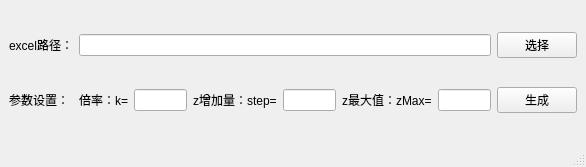
<?xml version="1.0" encoding="UTF-8"?>
<ui version="4.0">
 <class>MainWindow</class>
 <widget class="QMainWindow" name="MainWindow">
  <property name="geometry">
   <rect>
    <x>0</x>
    <y>0</y>
    <width>586</width>
    <height>167</height>
   </rect>
  </property>
  <property name="windowTitle">
   <string>MainWindow</string>
  </property>
  <widget class="QWidget" name="centralwidget">
   <layout class="QGridLayout" name="gridLayout">
    <item row="0" column="0">
     <widget class="QLabel" name="label">
      <property name="text">
       <string>excel路径：</string>
      </property>
     </widget>
    </item>
    <item row="0" column="1" colspan="6">
     <widget class="QLineEdit" name="excelPath"/>
    </item>
    <item row="0" column="7">
     <widget class="QPushButton" name="chooseExcel">
      <property name="text">
       <string>选择</string>
      </property>
     </widget>
    </item>
    <item row="1" column="0">
     <widget class="QLabel" name="label_2">
      <property name="text">
       <string>参数设置：</string>
      </property>
     </widget>
    </item>
    <item row="1" column="1">
     <widget class="QLabel" name="label_3">
      <property name="text">
       <string>倍率：k=</string>
      </property>
     </widget>
    </item>
    <item row="1" column="2">
     <widget class="QLineEdit" name="kLineEdit"/>
    </item>
    <item row="1" column="3">
     <widget class="QLabel" name="label_4">
      <property name="text">
       <string>z增加量：step=</string>
      </property>
     </widget>
    </item>
    <item row="1" column="4">
     <widget class="QLineEdit" name="stepLineEdit"/>
    </item>
    <item row="1" column="5">
     <widget class="QLabel" name="label_5">
      <property name="text">
       <string>z最大值：zMax=</string>
      </property>
     </widget>
    </item>
    <item row="1" column="6">
     <widget class="QLineEdit" name="zMaxLineEdit"/>
    </item>
    <item row="1" column="7">
     <widget class="QPushButton" name="start">
      <property name="text">
       <string>生成</string>
      </property>
     </widget>
    </item>
   </layout>
  </widget>
  <widget class="QMenuBar" name="menubar">
   <property name="geometry">
    <rect>
     <x>0</x>
     <y>0</y>
     <width>586</width>
     <height>23</height>
    </rect>
   </property>
  </widget>
  <widget class="QStatusBar" name="statusbar"/>
 </widget>
 <resources/>
 <connections>
  <connection>
   <sender>chooseExcel</sender>
   <signal>clicked()</signal>
   <receiver>MainWindow</receiver>
   <slot>close()</slot>
   <hints>
    <hint type="sourcelabel">
     <x>467</x>
     <y>59</y>
    </hint>
    <hint type="destinationlabel">
     <x>256</x>
     <y>82</y>
    </hint>
   </hints>
  </connection>
  <connection>
   <sender>start</sender>
   <signal>clicked()</signal>
   <receiver>MainWindow</receiver>
   <slot>close()</slot>
   <hints>
    <hint type="sourcelabel">
     <x>539</x>
     <y>106</y>
    </hint>
    <hint type="destinationlabel">
     <x>292</x>
     <y>83</y>
    </hint>
   </hints>
  </connection>
 </connections>
</ui>
